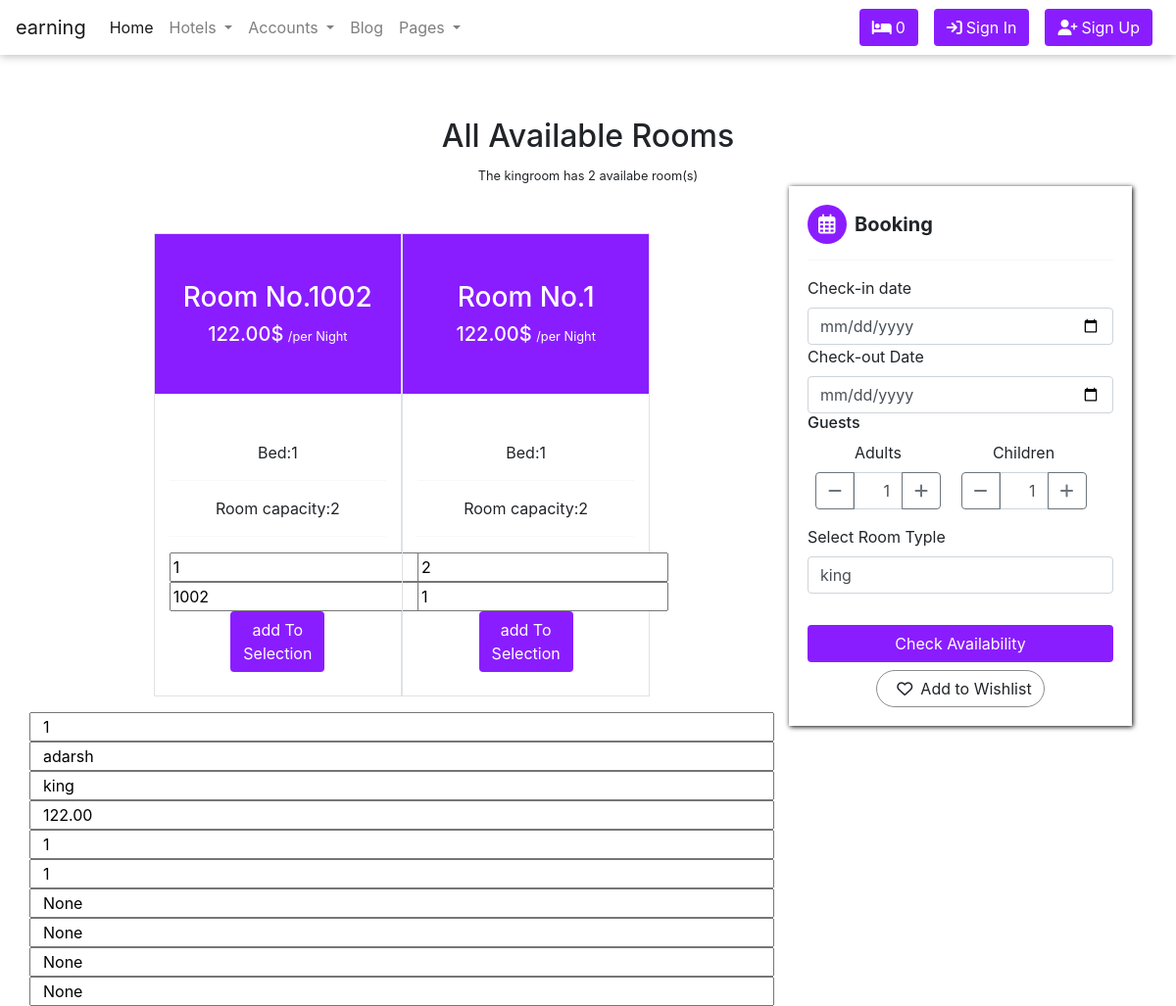
Before: /detail/adarsh/room-type/adarsh-b-s/ with the older database file.
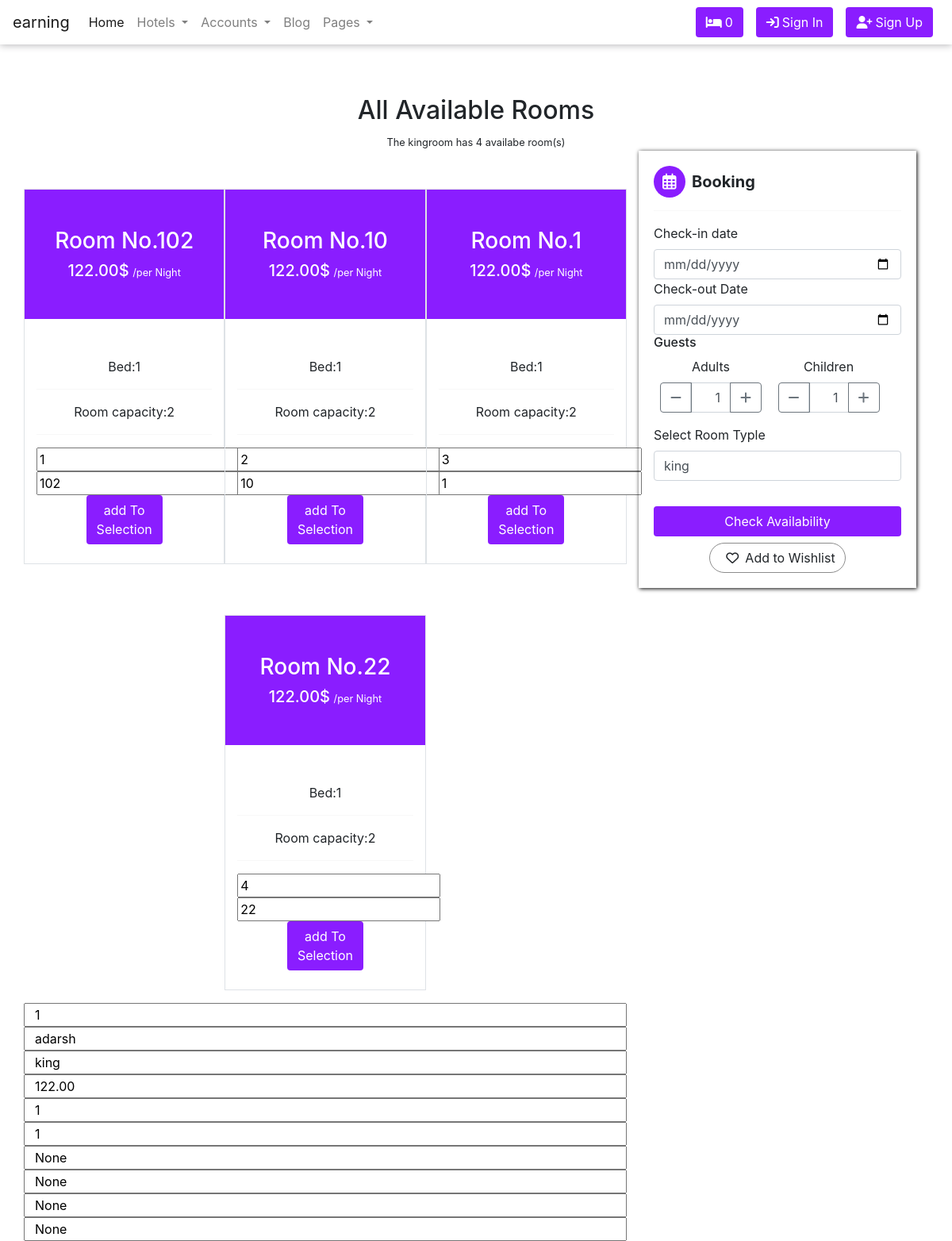
After: the same page with the newer database file.
### hotel/models.py (models this page shows, shortened)
class Room(models.Model):
    hotel = models.ForeignKey(Hotel,on_delete=models.CASCADE,related_name='rooms')
    room_type=models.ForeignKey(RoomType, on_delete=models.CASCADE,related_name='room_types')
    room_number = models.CharField(max_length=1000)
    is_available= models.BooleanField(default=True)
    rid = ShortUUIDField(unique=True, length=10, max_length=20, alphabet='abcdefghijklmnopqrstuvwxyz')
    date = models.DateTimeField(auto_now_add=False)
    class Meta:
        verbose_name_plural = "Rooms"

class RoomType(models.Model):
    hotel =models.ForeignKey(Hotel,on_delete=models.CASCADE)
    type = models.CharField(max_length=10)
    price = models.DecimalField(max_digits=122, decimal_places=2, default=0.00)
    number_of_beds= models.PositiveIntegerField(default=0)
    room_capacity=models.PositiveBigIntegerField(default=0)
    rtid = ShortUUIDField(unique=True, length=10, max_length=20, alphabet='abcdefghijklmnopqrstuvwxyz')
    slug= models.SlugField(unique=True)
    data = models.DateTimeField(auto_now_add=True)
    class Meta:
        verbose_name_plural = "Room type"

### hotel/views.py (the view)
# urls.py: path('detail/<slug:slug>/room-type/<slug:rt_slug>/',views.room_type_detail,name="room_type_detail")
def room_type_detail(request, slug,rt_slug):
    hotel =Hotel.objects.get(status='Live', slug=slug)
    room_type= RoomType.objects.get(hotel=hotel,slug=rt_slug)
    rooms= Room.objects.filter(room_type=room_type, is_available=True)
    id=request.GET.get('hotel-id')
    checkin=request.GET.get('checkin')
    checkout=request.GET.get('checkout')
    adutl=request.GET.get('adult')
    children=request.GET.get('children')
    print('id===',id)
    context={
        'hotel':hotel,
        'room_type':room_type,
        'rooms':rooms,
        'checkin':checkin,
        'checkout':checkout,
        'adult':adutl,
        'children':children
    }
    return render(request,'hotel/room_type_detail.html',context)

### hotel/models.py (called while the page is built)
    def hotel_room_types(self):
        return RoomType.objects.filter(hotel=self)

### templates/hotel/room_type_detail.html (shortened to what the changed rows need)
{% extends "base/base.html" %} {% block content %}
<div class="container text-center mt-5 pt-3">
  <h2>All Available Rooms</h2>
  <small>The {{room_type.type}}room has {{rooms.count}} availabe room(s)</small>
</div>
<div class="container">
  <div class="row">
    <div class="col-md-8 col-12">
      <div class="container m-0 p-0">
        <div class="row d-flex justify-content-center ">
          {% for r in rooms %}
          <div class="col-4  border mt-5 mb-3  px-0">
            <div class="col-12 text-center nav_btn py-5 my-0">
              <h3>Room No.{{r.room_number}}</h3>
              <h5 class="d-inline">{{r.room_type.price}}$</h5>
              <small>/per Night</small>
            </div>
            <div class="col-12 text-center mt-5">
              <p>Bed:{{r.room_type.number_of_beds}}</p>
              <hr />
              <p>Room capacity:{{r.room_type.room_capacity}}</p>
              <hr />
              <div>
              <input type="text" class="room_id_{{r.id}}" value="{{r.id}}" id='room_id' >
              <input type="text" class="room_number_{{r.id}}" value="{{r.room_number}}" id="room_number">
              </div>
              <button class="btn nav_btn mb-4">
                add To <br />
                Selection
              </button>
            </div>
          </div>
          {% endfor %}
        </div>
      </div>
    </div>
  </div>
</div>
{% endblock content %}

Changed rows visible on the page:
changed Room id 1: room_number "1002" → "102"
changed Room id 2: room_number "1" → "10"
now on this page (row edited): Room: room_number "1", room_type.price "122.00", room_type.number_of_beds "1", room_type.room_capacity "2", id "3"
added Room: room_number "22", room_type.price "122.00", room_type.number_of_beds "1", room_type.room_capacity "2", id "4"
Other visible differences:
{{ rooms.count }}: "2" → "4"
